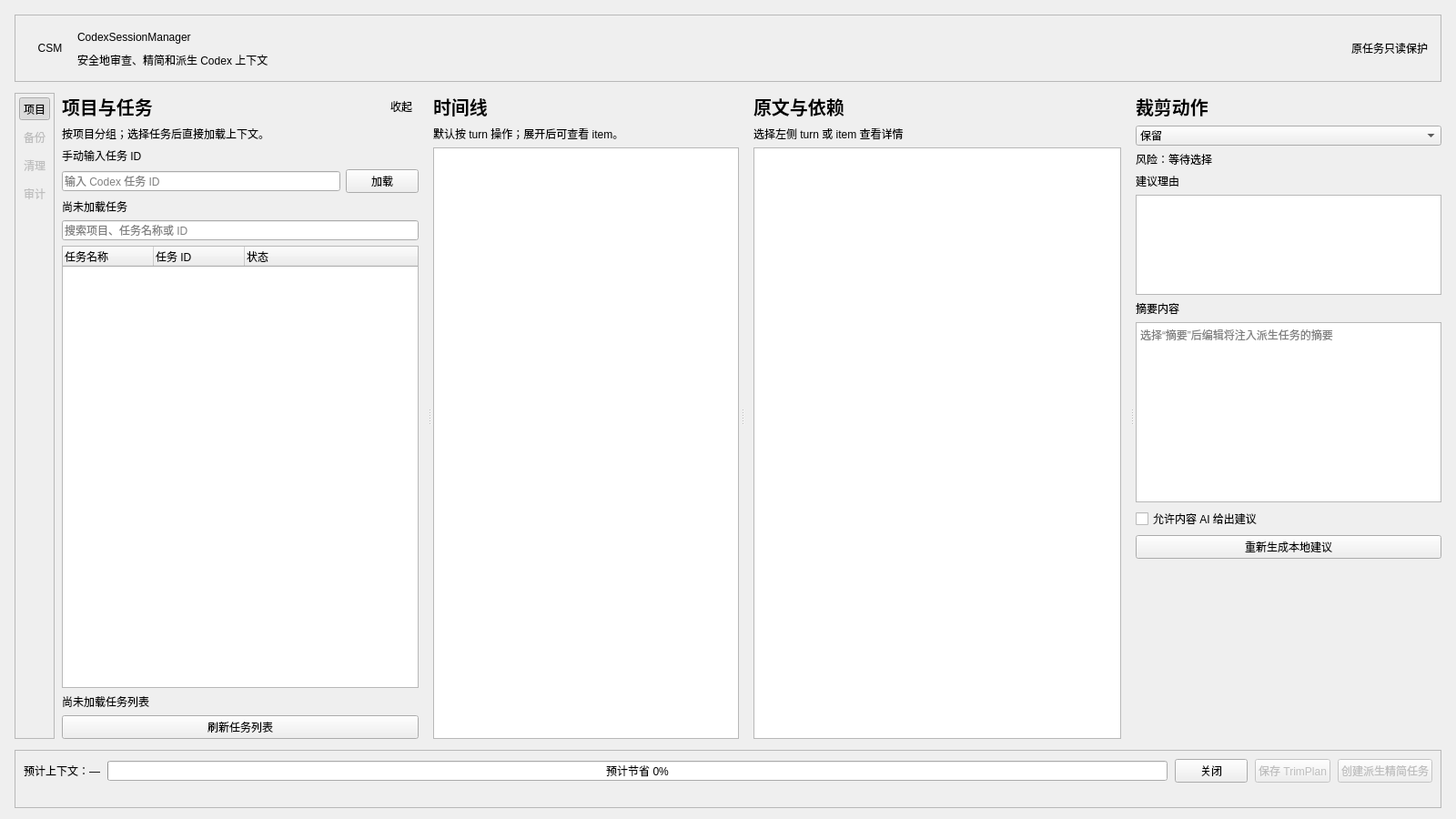
<?xml version="1.0" encoding="UTF-8"?>
<ui version="4.0">
 <class>MainWindow</class>
 <widget class="QMainWindow" name="MainWindow">
  <property name="geometry">
   <rect><x>0</x><y>0</y><width>1600</width><height>900</height></rect>
  </property>
  <property name="minimumSize">
   <size><width>1280</width><height>720</height></size>
  </property>
  <property name="windowTitle">
   <string>CodexSessionManager · 上下文裁剪</string>
  </property>
  <widget class="QWidget" name="centralwidget">
   <layout class="QVBoxLayout" name="rootLayout">
    <property name="leftMargin"><number>16</number></property>
    <property name="topMargin"><number>16</number></property>
    <property name="rightMargin"><number>16</number></property>
    <property name="bottomMargin"><number>12</number></property>
    <property name="spacing"><number>12</number></property>
    <item>
     <widget class="QFrame" name="heroFrame">
      <property name="frameShape"><enum>QFrame::Shape::StyledPanel</enum></property>
      <property name="maximumSize"><size><width>16777215</width><height>100</height></size></property>
      <layout class="QHBoxLayout" name="heroLayout">
       <property name="leftMargin"><number>14</number></property><property name="topMargin"><number>12</number></property><property name="rightMargin"><number>14</number></property><property name="bottomMargin"><number>12</number></property>
       <item><widget class="QLabel" name="brandMark"><property name="minimumSize"><size><width>48</width><height>48</height></size></property><property name="maximumSize"><size><width>48</width><height>48</height></size></property><property name="text"><string>CSM</string></property><property name="alignment"><set>Qt::AlignmentFlag::AlignCenter</set></property></widget></item>
       <item>
        <layout class="QVBoxLayout" name="heroTextLayout">
         <property name="spacing"><number>2</number></property>
         <item><widget class="QLabel" name="appTitleLabel"><property name="text"><string>CodexSessionManager</string></property></widget></item>
         <item><widget class="QLabel" name="appSubtitleLabel"><property name="text"><string>安全地审查、精简和派生 Codex 上下文</string></property></widget></item>
        </layout>
       </item>
       <item><spacer name="heroSpacer"><property name="orientation"><enum>Qt::Orientation::Horizontal</enum></property><property name="sizeHint"><size><width>40</width><height>20</height></size></property></spacer></item>
       <item><widget class="QLabel" name="headerBadge"><property name="text"><string>原任务只读保护</string></property><property name="alignment"><set>Qt::AlignmentFlag::AlignCenter</set></property></widget></item>
      </layout>
     </widget>
    </item>
    <item>
     <layout class="QHBoxLayout" name="workspaceLayout">
      <property name="leftMargin"><number>0</number></property><property name="topMargin"><number>0</number></property><property name="rightMargin"><number>0</number></property><property name="bottomMargin"><number>0</number></property><property name="spacing"><number>8</number></property>
      <item>
       <widget class="QFrame" name="toolRail">
        <property name="minimumSize"><size><width>44</width><height>0</height></size></property>
        <property name="maximumSize"><size><width>44</width><height>16777215</height></size></property>
        <property name="frameShape"><enum>QFrame::Shape::StyledPanel</enum></property>
        <layout class="QVBoxLayout" name="toolRailLayout">
         <property name="leftMargin"><number>4</number></property><property name="topMargin"><number>4</number></property><property name="rightMargin"><number>4</number></property><property name="bottomMargin"><number>4</number></property><property name="spacing"><number>6</number></property>
         <item><widget class="QToolButton" name="projectTaskRailButton"><property name="checkable"><bool>true</bool></property><property name="checked"><bool>true</bool></property><property name="autoRaise"><bool>true</bool></property><property name="toolButtonStyle"><enum>Qt::ToolButtonStyle::ToolButtonIconOnly</enum></property><property name="text"><string>项目</string></property><property name="toolTip"><string>项目与任务</string></property><property name="accessibleName"><string>项目与任务</string></property></widget></item>
         <item><widget class="QToolButton" name="backupRailButton"><property name="enabled"><bool>false</bool></property><property name="autoRaise"><bool>true</bool></property><property name="toolButtonStyle"><enum>Qt::ToolButtonStyle::ToolButtonIconOnly</enum></property><property name="text"><string>备份</string></property><property name="toolTip"><string>备份与恢复（预览）</string></property><property name="accessibleName"><string>备份与恢复，预览功能</string></property></widget></item>
         <item><widget class="QToolButton" name="cleanupRailButton"><property name="enabled"><bool>false</bool></property><property name="autoRaise"><bool>true</bool></property><property name="toolButtonStyle"><enum>Qt::ToolButtonStyle::ToolButtonIconOnly</enum></property><property name="text"><string>清理</string></property><property name="toolTip"><string>清理与归档（预览）</string></property><property name="accessibleName"><string>清理与归档，预览功能</string></property></widget></item>
         <item><widget class="QToolButton" name="auditRailButton"><property name="enabled"><bool>false</bool></property><property name="autoRaise"><bool>true</bool></property><property name="toolButtonStyle"><enum>Qt::ToolButtonStyle::ToolButtonIconOnly</enum></property><property name="text"><string>审计</string></property><property name="toolTip"><string>审计记录（预览）</string></property><property name="accessibleName"><string>审计记录，预览功能</string></property></widget></item>
         <item><spacer name="toolRailSpacer"><property name="orientation"><enum>Qt::Orientation::Vertical</enum></property><property name="sizeHint"><size><width>20</width><height>40</height></size></property></spacer></item>
        </layout>
       </widget>
      </item>
      <item>
       <widget class="QSplitter" name="mainSplitter">
      <property name="orientation"><enum>Qt::Orientation::Horizontal</enum></property>
      <property name="handleWidth"><number>8</number></property>
      <property name="childrenCollapsible"><bool>false</bool></property>
      <widget class="QWidget" name="taskPane">
       <property name="minimumSize"><size><width>400</width><height>0</height></size></property>
       <layout class="QVBoxLayout" name="taskLayout">
        <property name="leftMargin"><number>0</number></property><property name="topMargin"><number>0</number></property><property name="rightMargin"><number>8</number></property><property name="bottomMargin"><number>0</number></property>
        <item>
         <layout class="QHBoxLayout" name="taskHeaderLayout">
          <property name="spacing"><number>8</number></property>
          <item><widget class="QLabel" name="taskTitle"><property name="text"><string>项目与任务</string></property><property name="font"><font><pointsize>15</pointsize><weight>500</weight></font></property></widget></item>
          <item><spacer name="taskHeaderSpacer"><property name="orientation"><enum>Qt::Orientation::Horizontal</enum></property><property name="sizeHint"><size><width>40</width><height>20</height></size></property></spacer></item>
          <item><widget class="QToolButton" name="taskPaneCollapseButton"><property name="autoRaise"><bool>true</bool></property><property name="toolButtonStyle"><enum>Qt::ToolButtonStyle::ToolButtonIconOnly</enum></property><property name="text"><string>收起</string></property><property name="toolTip"><string>收起项目与任务面板</string></property><property name="accessibleName"><string>收起项目与任务面板</string></property></widget></item>
         </layout>
        </item>
        <item><widget class="QLabel" name="taskHelp"><property name="text"><string>按项目分组；选择任务后直接加载上下文。</string></property><property name="wordWrap"><bool>true</bool></property></widget></item>
        <item><widget class="QLabel" name="threadIdLabel"><property name="text"><string>手动输入任务 ID</string></property><property name="buddy"><cstring>threadIdEdit</cstring></property></widget></item>
        <item>
         <layout class="QHBoxLayout" name="manualTaskLayout">
          <property name="spacing"><number>6</number></property>
          <item><widget class="QLineEdit" name="threadIdEdit"><property name="placeholderText"><string>输入 Codex 任务 ID</string></property><property name="accessibleName"><string>Codex 任务 ID</string></property></widget></item>
          <item><widget class="QPushButton" name="loadButton"><property name="text"><string>加载</string></property><property name="accessibleName"><string>加载 Codex 任务</string></property></widget></item>
         </layout>
        </item>
        <item><widget class="QLabel" name="taskContextStatusLabel"><property name="maximumSize"><size><width>16777215</width><height>28</height></size></property><property name="text"><string>尚未加载任务</string></property><property name="toolTip"><string>当前正在审查的任务状态</string></property><property name="wordWrap"><bool>false</bool></property></widget></item>
        <item><widget class="QLineEdit" name="taskSearchEdit"><property name="placeholderText"><string>搜索项目、任务名称或 ID</string></property><property name="accessibleName"><string>搜索 Codex 项目和任务</string></property></widget></item>
        <item><widget class="QTreeWidget" name="taskListView"><property name="alternatingRowColors"><bool>true</bool></property><property name="uniformRowHeights"><bool>true</bool></property><property name="rootIsDecorated"><bool>true</bool></property><property name="selectionMode"><enum>QAbstractItemView::SelectionMode::SingleSelection</enum></property><property name="selectionBehavior"><enum>QAbstractItemView::SelectionBehavior::SelectRows</enum></property><property name="accessibleName"><string>Codex 项目和任务列表</string></property><column><property name="text"><string>任务名称</string></property></column><column><property name="text"><string>任务 ID</string></property></column><column><property name="text"><string>状态</string></property></column></widget></item>
        <item><widget class="QLabel" name="taskListStatusLabel"><property name="text"><string>尚未加载任务列表</string></property><property name="wordWrap"><bool>true</bool></property></widget></item>
        <item><widget class="QPushButton" name="taskRefreshButton"><property name="text"><string>刷新任务列表</string></property><property name="accessibleName"><string>刷新 Codex 项目和任务列表</string></property></widget></item>
       </layout>
      </widget>
      <widget class="QWidget" name="timelinePane">
       <property name="minimumSize"><size><width>300</width><height>0</height></size></property>
       <layout class="QVBoxLayout" name="timelineLayout">
        <property name="leftMargin"><number>0</number></property><property name="topMargin"><number>0</number></property><property name="rightMargin"><number>0</number></property><property name="bottomMargin"><number>0</number></property>
        <item><widget class="QLabel" name="timelineTitle"><property name="text"><string>时间线</string></property><property name="font"><font><pointsize>15</pointsize><weight>500</weight></font></property></widget></item>
        <item><widget class="QLabel" name="timelineHelp"><property name="text"><string>默认按 turn 操作；展开后可查看 item。</string></property><property name="wordWrap"><bool>true</bool></property></widget></item>
        <item><widget class="QTreeView" name="timelineView"><property name="alternatingRowColors"><bool>true</bool></property><property name="uniformRowHeights"><bool>true</bool></property><property name="selectionBehavior"><enum>QAbstractItemView::SelectionBehavior::SelectRows</enum></property><property name="accessibleName"><string>对话 turn 和 item 时间线</string></property></widget></item>
       </layout>
      </widget>
      <widget class="QWidget" name="contentPane">
       <property name="minimumSize"><size><width>420</width><height>0</height></size></property>
       <layout class="QVBoxLayout" name="contentLayout">
        <property name="leftMargin"><number>8</number></property><property name="topMargin"><number>0</number></property><property name="rightMargin"><number>8</number></property><property name="bottomMargin"><number>0</number></property>
        <item><widget class="QLabel" name="contentTitle"><property name="text"><string>原文与依赖</string></property><property name="font"><font><pointsize>15</pointsize><weight>500</weight></font></property></widget></item>
        <item><widget class="QLabel" name="contentMetaLabel"><property name="text"><string>选择左侧 turn 或 item 查看详情</string></property><property name="wordWrap"><bool>true</bool></property></widget></item>
        <item><widget class="QTextBrowser" name="contentBrowser"><property name="openExternalLinks"><bool>false</bool></property><property name="accessibleName"><string>所选对话内容</string></property></widget></item>
       </layout>
      </widget>
      <widget class="QWidget" name="actionPane">
       <property name="minimumSize"><size><width>290</width><height>0</height></size></property>
       <layout class="QVBoxLayout" name="actionLayout">
        <property name="leftMargin"><number>0</number></property><property name="topMargin"><number>0</number></property><property name="rightMargin"><number>0</number></property><property name="bottomMargin"><number>0</number></property>
        <item><widget class="QLabel" name="actionTitle"><property name="text"><string>裁剪动作</string></property><property name="font"><font><pointsize>15</pointsize><weight>500</weight></font></property></widget></item>
        <item><widget class="QComboBox" name="actionCombo"><property name="accessibleName"><string>所选内容的裁剪动作</string></property><item><property name="text"><string>保留</string></property></item><item><property name="text"><string>排除</string></property></item><item><property name="text"><string>摘要</string></property></item><item><property name="text"><string>保护</string></property></item></widget></item>
        <item><widget class="QLabel" name="riskLabel"><property name="text"><string>风险：等待选择</string></property><property name="wordWrap"><bool>true</bool></property></widget></item>
        <item><widget class="QLabel" name="reasonLabel"><property name="text"><string>建议理由</string></property></widget></item>
        <item><widget class="QTextBrowser" name="reasonBrowser"><property name="maximumSize"><size><width>16777215</width><height>110</height></size></property><property name="accessibleName"><string>裁剪建议理由</string></property></widget></item>
        <item><widget class="QLabel" name="summaryLabel"><property name="text"><string>摘要内容</string></property><property name="buddy"><cstring>summaryEdit</cstring></property></widget></item>
        <item><widget class="QPlainTextEdit" name="summaryEdit"><property name="placeholderText"><string>选择“摘要”后编辑将注入派生任务的摘要</string></property><property name="accessibleName"><string>摘要编辑器</string></property></widget></item>
        <item><widget class="QCheckBox" name="aiConsentCheck"><property name="text"><string>允许内容 AI 给出建议</string></property><property name="toolTip"><string>默认关闭；启用前应确认内容提供方和数据边界。</string></property></widget></item>
        <item><widget class="QPushButton" name="suggestButton"><property name="text"><string>重新生成本地建议</string></property></widget></item>
        <item><spacer name="actionSpacer"><property name="orientation"><enum>Qt::Orientation::Vertical</enum></property><property name="sizeHint"><size><width>20</width><height>20</height></size></property></spacer></item>
       </layout>
      </widget>
       </widget>
      </item>
     </layout>
    </item>
    <item>
     <widget class="QFrame" name="footerFrame">
      <property name="frameShape"><enum>QFrame::Shape::StyledPanel</enum></property>
      <property name="maximumSize"><size><width>16777215</width><height>76</height></size></property>
      <layout class="QVBoxLayout" name="footerLayout">
       <property name="spacing"><number>4</number></property>
       <item>
        <layout class="QHBoxLayout" name="footerMainLayout">
         <property name="spacing"><number>8</number></property>
         <item><widget class="QLabel" name="tokenLabel"><property name="text"><string>预计上下文：—</string></property><property name="alignment"><set>Qt::AlignmentFlag::AlignLeading|Qt::AlignmentFlag::AlignVCenter</set></property></widget></item>
         <item><widget class="QProgressBar" name="savingProgress"><property name="minimum"><number>0</number></property><property name="maximum"><number>100</number></property><property name="value"><number>0</number></property><property name="format"><string>预计节省 %p%</string></property><property name="accessibleName"><string>预计上下文节省比例</string></property></widget></item>
         <item>
          <layout class="QHBoxLayout" name="buttonLayout">
           <property name="spacing"><number>8</number></property>
           <item><widget class="QPushButton" name="cancelButton"><property name="text"><string>关闭</string></property></widget></item>
           <item><widget class="QPushButton" name="savePlanButton"><property name="text"><string>保存 TrimPlan</string></property><property name="enabled"><bool>false</bool></property><property name="default"><bool>true</bool></property></widget></item>
           <item><widget class="QPushButton" name="applyButton"><property name="text"><string>创建派生精简任务</string></property><property name="enabled"><bool>false</bool></property></widget></item>
          </layout>
         </item>
        </layout>
       </item>
       <item><widget class="QLabel" name="errorLabel"><property name="maximumSize"><size><width>16777215</width><height>32</height></size></property><property name="text"><string></string></property><property name="wordWrap"><bool>true</bool></property></widget></item>
      </layout>
     </widget>
    </item>
   </layout>
  </widget>
 </widget>
 <tabstops>
  <tabstop>threadIdEdit</tabstop><tabstop>loadButton</tabstop><tabstop>taskSearchEdit</tabstop><tabstop>taskListView</tabstop><tabstop>taskRefreshButton</tabstop><tabstop>taskPaneCollapseButton</tabstop><tabstop>timelineView</tabstop><tabstop>contentBrowser</tabstop><tabstop>actionCombo</tabstop><tabstop>reasonBrowser</tabstop><tabstop>summaryEdit</tabstop><tabstop>aiConsentCheck</tabstop><tabstop>suggestButton</tabstop><tabstop>cancelButton</tabstop><tabstop>savePlanButton</tabstop><tabstop>applyButton</tabstop>
 </tabstops>
 <resources/>
 <connections/>
</ui>
